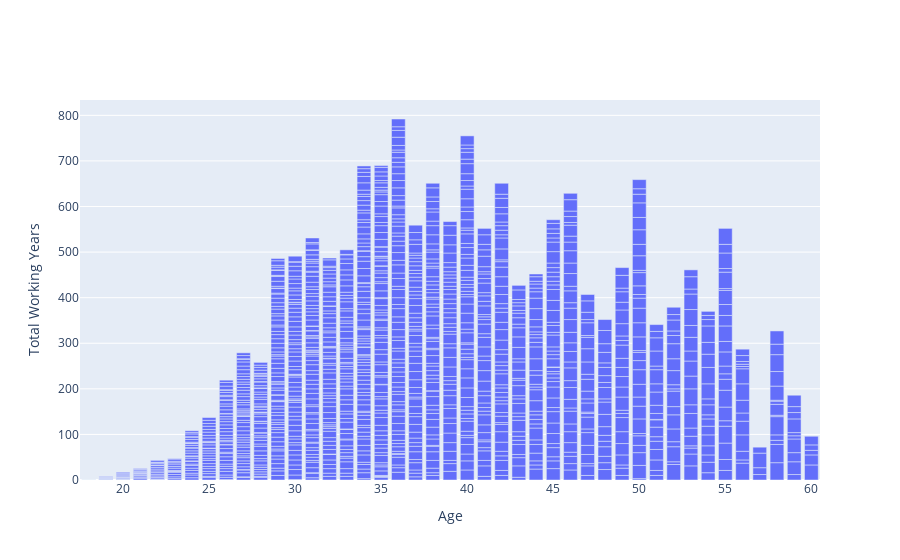

Notebook cell for this chart:
### Code cell
data = [go.Bar(x=df['Age'],y=df['TotalWorkingYears'])]
layout = go.Layout(xaxis=dict(title='Age'),yaxis=dict(title='Total Working Years'))
fig = go.Figure(data,layout=layout)
fig.show()

### Figure 1 — Plotly figure (JSON) as saved in the notebook; plotly's stock layout.template omitted (floating-point values rounded to 4 significant figures; data arrays with more than 128 entries replaced by an {"elided": "..."} marker saying what was removed)
{"data": [{"type": "bar", "x": {"elided": "1470 int values"}, "y": {"elided": "1470 int values"}}], "layout": {"xaxis": {"title": {"text": "Age"}}, "yaxis": {"title": {"text": "Total Working Years"}}}}
